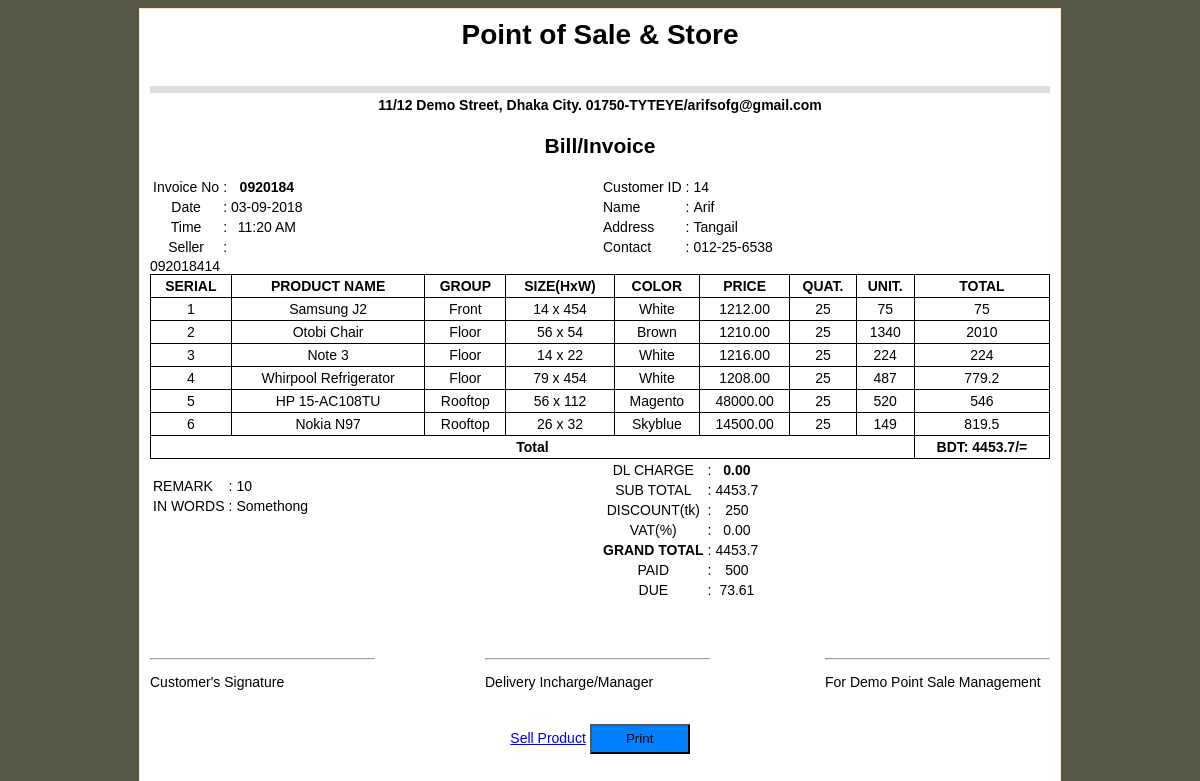
Page /viewsale.php?sell_id=0920184 on the committed database.
### tables this page shows
CREATE TABLE `tbl_sell` (
  `serial` int(11) NOT NULL,
  `sell_id` varchar(20) NOT NULL,
  `customer_id` int(11) NOT NULL,
  `seller` int(11) NOT NULL,
  `sub_total` float NOT NULL,
  `grand_total` float NOT NULL,
  `dlcharge` float(10,2) NOT NULL DEFAULT '0.00',
  `discount` float(10,2) NOT NULL DEFAULT '0.00',
  `vat` float(8,2) NOT NULL DEFAULT '0.00',
  `paid` float NOT NULL,
  `due` float NOT NULL,
  `status` float NOT NULL,
  `date` timestamp NOT NULL DEFAULT CURRENT_TIMESTAMP,
  `updateby` int(11) DEFAULT NULL
);

CREATE TABLE `tbl_customer` (
  `serial` int(11) NOT NULL,
  `customer_id` varchar(10) NOT NULL,
  `customer_name` varchar(100) NOT NULL,
  `address` varchar(150) NOT NULL,
  `contact_no` varchar(15) NOT NULL,
  `email` varchar(80) NOT NULL,
  `opening_balance` decimal(5,0) NOT NULL,
  `remark` varchar(100) NOT NULL,
  `discount` int(11) NOT NULL,
  `updateby` int(5) NOT NULL
);

CREATE TABLE `tbl_sell_products` (
  `serial_no` int(11) NOT NULL,
  `sell_id` varchar(20) NOT NULL,
  `customer_id` int(5) NOT NULL,
  `product_id` int(11) NOT NULL,
  `quantity` int(5) NOT NULL,
  `product_piece` int(5) NOT NULL,
  `unit_price` float NOT NULL,
  `discount` varchar(5) NOT NULL DEFAULT 'null',
  `subtotal` float NOT NULL,
  `status` int(11) NOT NULL DEFAULT '0'
);

CREATE TABLE `tbl_product` (
  `serial` int(11) NOT NULL,
  `product_id` varchar(8) NOT NULL,
  `product_type` int(11) NOT NULL,
  `product_group` int(11) NOT NULL,
  `product_name` varchar(250) NOT NULL,
  `product_brand` int(11) NOT NULL,
  `size_h` int(4) NOT NULL,
  `size_w` int(4) NOT NULL,
  `color` text NOT NULL,
  `price` float NOT NULL DEFAULT '0',
  `unit_price` float NOT NULL DEFAULT '0',
  `purchase_price` float NOT NULL DEFAULT '0',
  `piece_in_a_carton` int(11) DEFAULT NULL,
  `last_update` timestamp NOT NULL DEFAULT CURRENT_TIMESTAMP,
  `updateby` int(11) NOT NULL
);

CREATE TABLE `tbl_group` (
  `groupid` int(11) NOT NULL,
  `groupname` varchar(50) NOT NULL
);

### classes/DB.php (called while the page is built, shortened)
<?php
class DB {
    private $username = 'root';
    private $password = '';
    private $host = 'localhost';
    private $database = 'dts';
    function __construct() {
        $this->link = $this->connection();
    }
    public function connection() {
        $link = new mysqli($this->host, $this->username, $this->password, $this->database);
        if (!$link) {
            return die('Connection Failed');
        } else {
            return $link;
        }
    }
}

### helper/Helper.php (called while the page is built, shortened)
<?php
include_once 'classes/DB.php';
class Helper {
    public function formatDate($date, $format = 'd-m-Y') {
        return date($format, strtotime($date));
    }
}
?>

### viewsale.php (the view, shortened to what this page needs)
<?php
include_once 'classes/DB.php';
include_once 'helper/Helper.php';
$db = new DB();
$help = new Helper();
if (isset($_GET['sell_id'])) {
    $sell_id = $_GET['sell_id'];
    $check = $db->link->query("select * from tbl_sell where sell_id='$sell_id'");
    if ($check->num_rows > 0) {
        $stmt = $db->link->query("select * from tbl_sell join tbl_customer on tbl_sell.customer_id = tbl_customer.customer_id where tbl_sell.sell_id='$sell_id'") or die($db->link->error);
        if ($stmt) {
            $inv_data = $stmt->fetch_assoc();
        }
    }
}
?>
<!DOCTYPE html>
<html lang="en">
    <head>
    </head>
    <body>
        <div class="main"  style="padding:10px; background: #fff; margin-top:5px; border:1px solid #FFE2D3; margin:0 auto;">
            <div class="header">
                <h1 style="text-align: center;">Point of Sale &amp; Store</h1>
            </div>
            <div class="break">
            </div>
            <div class="address">
                <h4 >11/12 Demo Street, Dhaka City. 01750-TYTEYE/arifsofg@gmail.com</h4>
            </div>
            <div class="page_title">
                <h2>Bill/Invoice</h2>
            </div>
            <div class="information">
                <div class="information_left">
                    <table style="text-align: center;">
                        <tr>
                            <td>Invoice No</td>
                            <td>:</td>
                            <td><strong><?php echo $inv_data['sell_id']; ?></strong></td>
                        </tr>
                        <tr>
                            <td>Date</td>
                            <td>:</td>
                            <td><?php echo $help->formatDate($inv_data['date'], $format = 'd-m-Y');  ?></td>
                        </tr>
                        <tr>
                            <td>Time</td>
                            <td>:</td>
                            <td><?php echo $help->formatDate($inv_data['date'], $format = 'H:i A');  ?></td>
                        </tr>
                        <tr>
                            <td>Seller</td>
                            <td>:</td>
                            <td><?php echo Session::get('name'); ?></td>
                        </tr>
                    </table>
                </div>
                <div class="information_right">
                    <table>
                        <tr>
                            <td>Customer ID</td>
                            <td>:</td>
                            <td><?php echo $inv_data['customer_id']; ?></td>
                        </tr>
                        <tr>
                            <td>Name</td>
                            <td>:</td>
                            <td><?php echo $inv_data['customer_name']; ?></td>
                        </tr>
                        <tr>
                            <td>Address</td>
                            <td>:</td>
                            <td><?php echo $inv_data['address']; ?></td>
                        </tr>
                        <tr>
                            <td>Contact</td>
                            <td>:</td>
                            <td><?php echo $inv_data['contact_no']; ?></td>
                        </tr>
                    </table>
                </div>
            </div>
            <div class="products_table">
                <table cellpadding="3">
                    <thead>
                        <tr>
                            <th>SERIAL</th>
                            <th>PRODUCT NAME</th>
                            <th>GROUP</th>
                            <th>SIZE(HxW)</th>
                            <th>COLOR</th>
                            <th>PRICE</th>
                            <th>QUAT.</th>
                            <th>UNIT.</th>
                            <th>TOTAL</th>
                        </tr>
                    </thead>
                    <tbody>
                        <?php
                        echo $sell_id = $inv_data['sell_id'];
                        echo $customer_id = $inv_data['customer_id'];
                        $q = "SELECT * FROM tbl_sell_products, tbl_product,tbl_group WHERE tbl_sell_products.product_id = tbl_product.product_id and tbl_sell_products.customer_id='$customer_id' and tbl_group.groupid = tbl_product.product_group and tbl_sell_products.sell_id='$sell_id' and tbl_sell_products.status='1' ORDER by tbl_sell_products.serial_no ASC";
                        $st = $db->link->query($q);
                        $i = 0;
                        $total = 0;
                        ?>
                        <?php if ($st): ?>
                            <?php while ($result = $st->fetch_assoc()): ?>
                                <?php
                                $i++;
                                $total += $result['subtotal'];
                                ?>
                                <tr>
                                    <td><?php echo $i; ?></td>
                                    <td><?php echo $result['product_name']; ?></td>
                                    <td><?php echo $result['groupname']; ?></td>
                                    <td><?php echo $result['size_h'] . ' x ' . $result['size_w']; ?></td>
                                    <td><?php echo $result['color']; ?></td>
                                    <td><?php echo $result['price'] . ".00"; ?></td>
                                    <td><?php echo $result['quantity']; ?></td>
                                    <td><?php echo $result['unit_price']; ?></td>
                                    <td><?php echo $result['subtotal']; ?></td>
                                </tr>
                            <?php endwhile; ?>
                            <tr>
                                <td colspan="8"  style="text-align: center"><span class="tab-1" style="text-align: center"><strong>Total </strong></td>
                                <td   style="text-align: center"><span class="tab-1" style="text-align: center"><strong>BDT: <?php echo $total; ?>/=</strong></td>
                            </tr>
                        <?php endif; ?>
                    </tbody>
                </table>
            </div>
            <div class="calculation">
                <div class="calculation_left">
                    <br/>
                    <table>
                        <tr>
                            <td>REMARK</td>
                            <td>:</td>
                            <td>10</td>
                        </tr>
                        <tr>
                            <td>IN WORDS</td>
                            <td>:</td>
                            <td>Somethong</td>
                        </tr>
                    </table>
                </div>
                <div class="calculation_right">
                    <table style="text-align: center;">
                        <tr>
                            <td>DL CHARGE</td>
                            <td>:</td>
                            <td><strong><?php echo $inv_data['dlcharge']; ?></strong></td>
                        </tr>
                        <tr>
                            <td>SUB TOTAL</td>
                            <td>:</td>
                            <td><?php echo $inv_data['sub_total']; ?></td>
                        </tr>
                        <tr>
                            <td>DISCOUNT(tk)</td>
                            <td>:</td>
                            <td><?php echo $inv_data['discount']; ?></td>
                        </tr>
                        <tr>
                            <td>VAT(%)</td>
                            <td>:</td>
                            <td><?php echo $inv_data ['vat']; ?></td>
                        </tr>
                        <tr>
                            <td><strong>GRAND TOTAL</strong></td>
                            <td>:</td>
                            <td><?php echo $inv_data['sub_total']; ?></td>
                        </tr>
                        <tr>
                            <td>PAID</td>
                            <td>:</td>
                            <td><?php echo $inv_data['paid']; ?></td>
                        </tr>
                        <tr>
                            <td>DUE</td>
                            <td>:</td>
                           <td><?php echo $inv_data['due']; ?></td>
                        </tr>
                    </table>
                </div>
            </div>
            <div class="footer_singature">
                <div class="first_part">
                    <hr/>
                    <p>Customer's Signature</p>
                </div>
                <div class="second_part">
                    <hr/>
                    <p>Delivery Incharge/Manager</p>
                </div>
                <div class="third_part">
                    <hr/>
                    <p>For Demo Point Sale Management</p>
                </div>
            </div>
            <div class="command_section">
                <span>
                    <a  href="addsell.php" id="backbutton">Sell Product</a>
                    <button class="printbutton" id="printbutton" onclick="printFunction()" style="background: #007fff; width: 100px; height: 30px;">Print</button>
                </span>
            </div>
        </div>
    </body>
</html>

### viewsale.php (style rules this page uses)
body { background: #565843; font-family: Verdana, Arial, Helvetica, sans-serif; font-size: 14px; }
.main { width: 900px; min-height: 1000px; padding-left: 50px; padding-right: 50px; }
.header h1 { margin: 0px; }
.break { background: #DBDDE0; margin-top:0px; height: 7px; }
.address h4 { text-align: center; margin: 0px; padding: 4px; }
.page_title h2 { text-align: center; }
.information { width: 100%; }
.information_left { width: 50%; float: left; }
.information_right { width: 50%; float: right; }
.products_table table { width: 100%; border-collapse: collapse; border: 1px solid #000; }
.products_table table tr th { border: 1px solid #000; }
.products_table table tr td { border: 1px solid #000; text-align: center; }
.calculation { width: 100%; overflow: hidden; }
.calculation_left { width: 50%; float: left; }
.calculation_right { width: 50%; float: right; }
.footer_singature { width: 100%; margin-top: 50px; overflow: hidden; }
.first_part { width: 25%; float: left; }
.second_part { width: 25%; float: left; padding-left: 110px; }
.third_part { width: 25%; float: right; }
.command_section { text-align: center; margin-top: 20px; }

### rows in the picture
tbl_sell: sell "0920184", date "03-09-2018", date "11:20 AM", tbl_customer.customer_id "14", tbl_customer.customer_name "Arif", tbl_customer.address "Tangail", tbl_customer.contact_no "012-25-6538", dlcharge "0.00", sub_total "4453.7", tbl_customer.discount "250", vat "0.00", paid "500", due "73.61"
tbl_sell_products: tbl_product.product_name "Samsung J2", tbl_group.groupname "Front", tbl_product.size_h "14", tbl_product.size_w "454", tbl_product.color "White", tbl_product.price "1212", quantity "25", tbl_product.unit_price "75", subtotal "75"
tbl_sell_products: tbl_product.product_name "Otobi Chair", tbl_group.groupname "Floor", tbl_product.size_h "56", tbl_product.size_w "54", tbl_product.color "Brown", tbl_product.price "1210", quantity "25", tbl_product.unit_price "1340", subtotal "2010"
tbl_sell_products: tbl_product.product_name "Note 3", tbl_group.groupname "Floor", tbl_product.size_h "14", tbl_product.size_w "22", tbl_product.color "White", tbl_product.price "1216", quantity "25", tbl_product.unit_price "224", subtotal "224"
tbl_sell_products: tbl_product.product_name "Whirpool Refrigerator", tbl_group.groupname "Floor", tbl_product.size_h "79", tbl_product.size_w "454", tbl_product.color "White", tbl_product.price "1208", quantity "25", tbl_product.unit_price "487", subtotal "779.2"
tbl_sell_products: tbl_product.product_name "HP 15-AC108TU", tbl_group.groupname "Rooftop", tbl_product.size_h "56", tbl_product.size_w "112", tbl_product.color "Magento", tbl_product.price "48000", quantity "25", tbl_product.unit_price "520", subtotal "546"
tbl_sell_products: tbl_product.product_name "Nokia N97", tbl_group.groupname "Rooftop", tbl_product.size_h "26", tbl_product.size_w "32", tbl_product.color "Skyblue", tbl_product.price "14500", quantity "25", tbl_product.unit_price "149", subtotal "819.5"

### other values in the picture
$total "4453.7"
